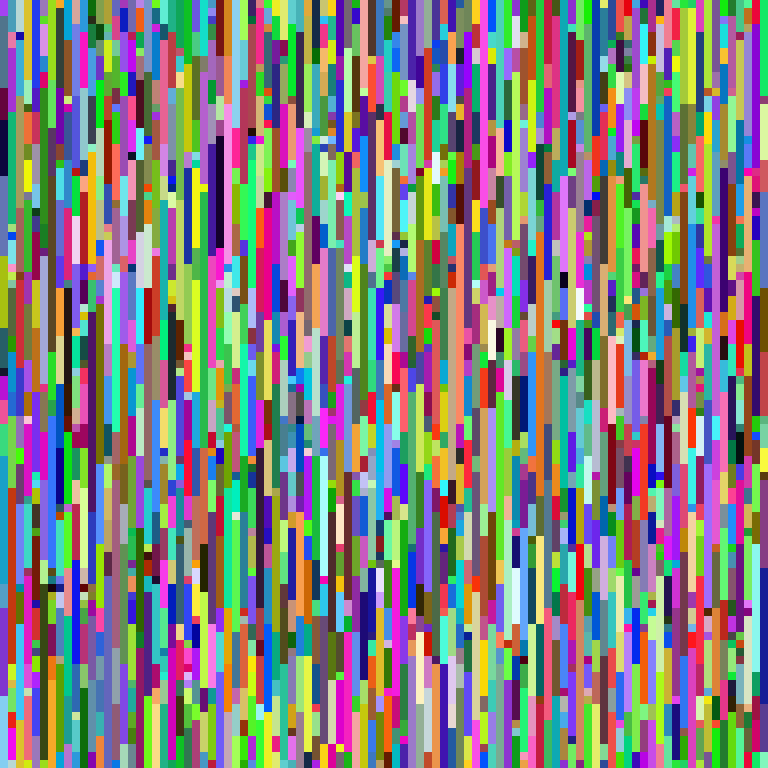
Frame 1 (no input)
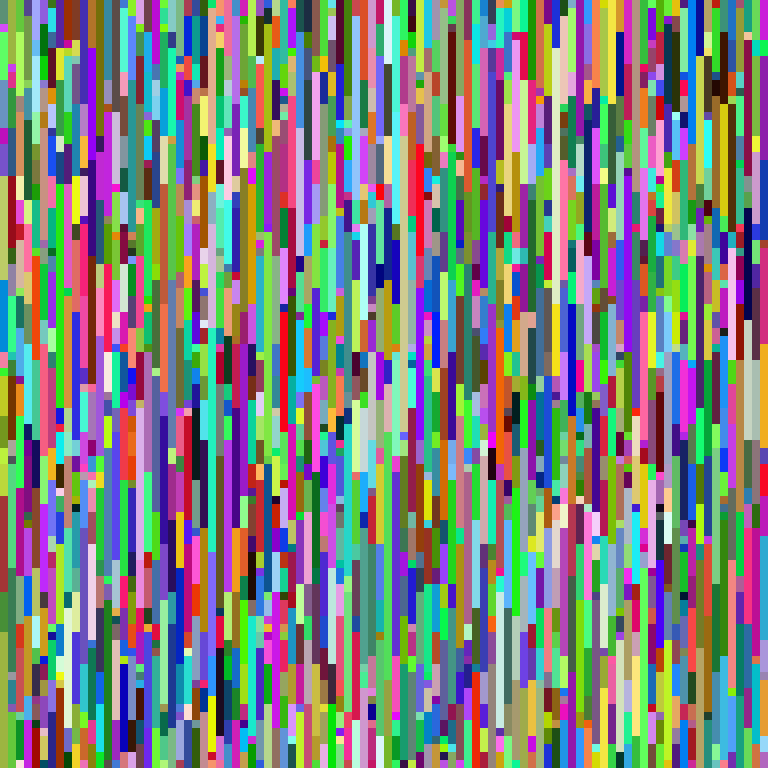
Frame 60 (the mouse pressed at the canvas centre just before this capture)
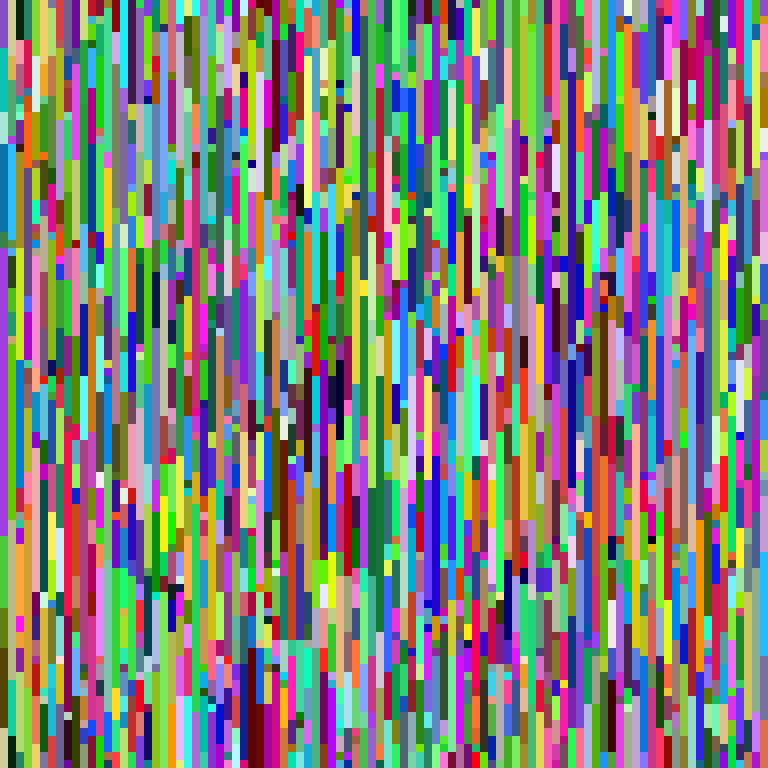
Frame 120 (the mouse held since frame 60 and released just before this capture)

The Processing sketch that drew these frames (run headless with seeded random() and noise(); from frame 60 on, the mouse is pressed at the canvas centre):

// Processing sketch: bitstream
// ── bitstream.pde
int num_x, num_y, dimension, x, y;
float check;
Rectangle[][] r_arr;

void setup() {
  size(768, 768);
  noStroke();
  fill(random(255), random(255), random(255));
  
  dimension = 8;
  num_x = (width / dimension) + 1;
  num_y = (height / dimension) + 1;
  r_arr = new Rectangle[num_x][num_y];
  x = 0;
  y = 0;
  
  for(int i = 0; i < num_x; i++) {
    for(int j = 0; j < num_y; j++) {
      r_arr[i][j] = new Rectangle(x, y, dimension);
      y += dimension;
    }
    x += dimension;
    y = 0;
  }
}

void draw() {
  for(int i = 0; i < num_x; i++) {
    for(int j = 0; j < num_y; j++) {
      r_arr[i][j].display();
      check = random(10);
      if (check > 8) {
        r_arr[i][j].update();
      }
    }
  }
  delay(200);
}

class Rectangle {
  
  int x, y, d;
  
  Rectangle(int _x, int _y, int _d) {
    d = _d;
    x = _x;
    y = _y;
  }
  
  void display() {
    rect(x, y, d, d);
  }
  
  void update() {
    fill(random(255), random(255), random(255));
  }
}
